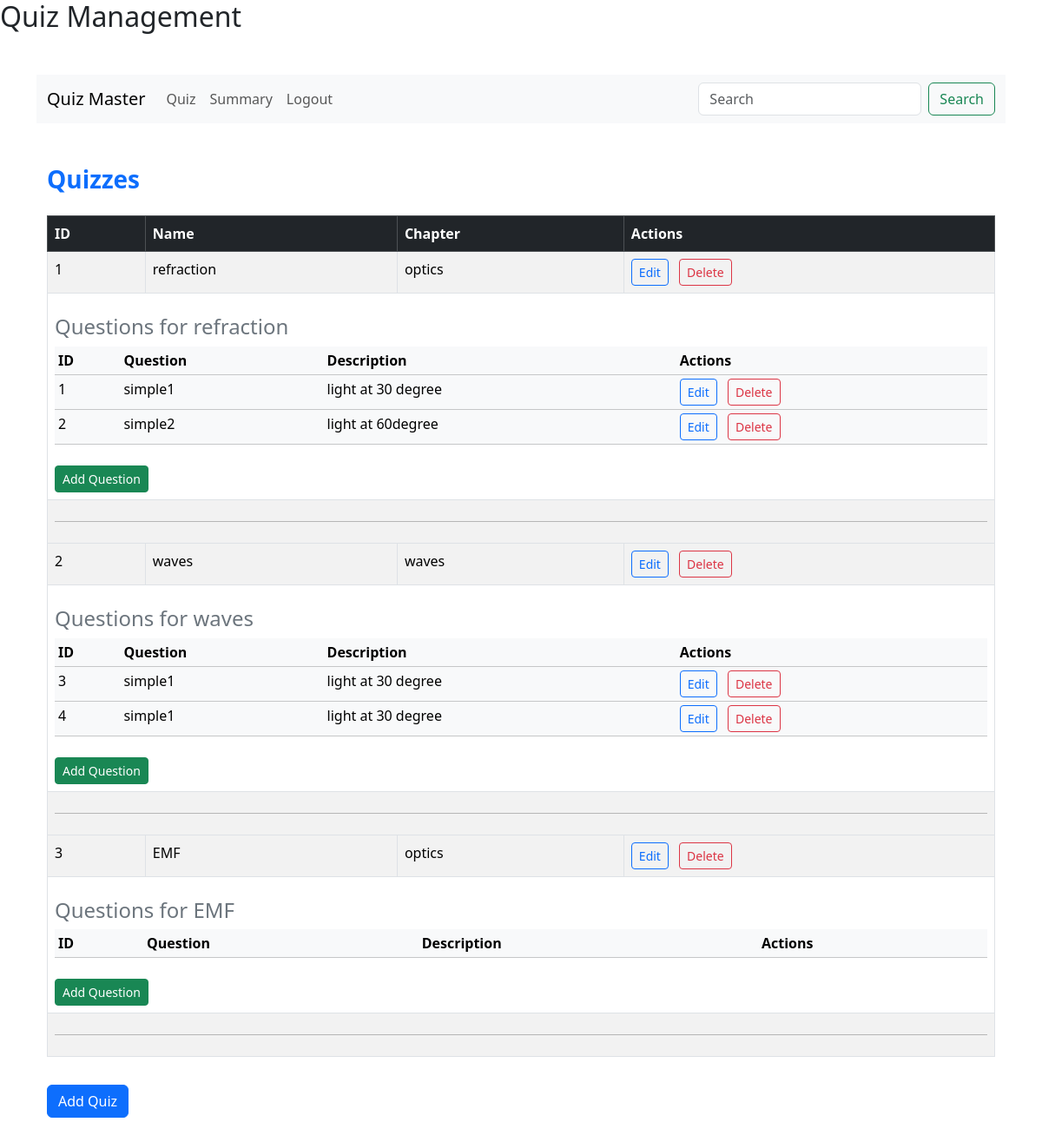
Screenshot of /dashboard/admin/quizmanagement with the database file from the repository.
### models/quiz.py (models this page shows, shortened)
class Quiz(db.Model):
    id = db.Column(db.Integer, primary_key=True)
    chapter_id = db.Column(db.Integer, db.ForeignKey('chapter.id'), nullable=False)
    quizdate = db.Column(db.Date)
    quizduration = db.Column(db.Time)
    quizname=db.Column(db.String(150), nullable=False,unique=True)
    questions = db.relationship('Question', backref='quiz', lazy=True)

### models/chapter.py (models this page shows)
class Chapter(db.Model):
    id = db.Column(db.Integer, primary_key=True)
    name = db.Column(db.String(150), nullable=False,unique=True)
    description = db.Column(db.Text)
    subject_id = db.Column(db.Integer, db.ForeignKey('subject.id'), nullable=False)
    quizzes = db.relationship('Quiz', backref='chapter', lazy=True)

### models/question.py (models this page shows)
class Question(db.Model):
    id = db.Column(db.Integer, primary_key=True)
    quizid = db.Column(db.Integer, db.ForeignKey('quiz.id'), nullable=False)
    questionstatement = db.Column(db.Text, nullable=False)
    questiontitle=db.Column(db.String(150), nullable=False)
    option1 = db.Column(db.String(200))
    option2 = db.Column(db.String(200))
    option3 = db.Column(db.String(200))
    option4 = db.Column(db.String(200))
    correctoption = db.Column(db.String(200))

### app.py (the view)
@app.route("/dashboard/admin/quizmanagement")
def quizmanagement():
    return render_template("quizmanagement.html", quizzes=Quiz.query.all())

### templates/quizmanagement.html (shortened to what this page needs)
{% extends "base.html" %}
{% block content %}
<nav class="navbar navbar-expand-lg navbar-light bg-light">
    <div class="container-fluid">
        <a class="navbar-brand" href="{{ url_for('path', role='admin',id=1) }}">Quiz Master</a>
        <div class="collapse navbar-collapse" id="navbarSupportedContent">
            <ul class="navbar-nav me-auto mb-2 mb-lg-0">
                <li class="nav-item">
                    <a class="nav-link" href="#">Quiz</a>
                </li>
                <li class="nav-item">
                    <a class="nav-link" href="#">Summary</a>
                </li>
                <li class="nav-item">
                    <a class="nav-link" href="#">Logout</a>
                </li>
            </ul>
            <form class="d-flex">
                <input class="form-control me-2" type="search" placeholder="Search" aria-label="Search">
                <button class="btn btn-outline-success" type="submit">Search</button>
            </form>
        </div>
    </div>
</nav>
<div class="container my-5">
    <h3 class="mt-5 mb-4 text-primary fw-bold">Quizzes</h3>
    <div class="table-responsive">
        <table class="table table-striped table-hover table-bordered">
            <thead class="table-dark">
                <tr>
                    <th scope="col">ID</th>
                    <th scope="col">Name</th>
                    <th scope="col">Chapter</th>
                    <th scope="col">Actions</th>
                </tr>
            </thead>
            {% for quiz in quizzes %}
            <tbody class="mb-4">
                <tr>
                    <td>{{ quiz.id }}</td>
                    <td>{{ quiz.quizname }}</td>
                    <td>{{ quiz.chapter.name }}</td>
                    <td>
                        <button type="button" onclick="location.href='{{ url_for('editquiz', id=quiz.id) }}'" class="btn btn-outline-primary btn-sm me-2">Edit</button>
                        <button type="button" onclick="location.href='{{ url_for('deletequiz', id=quiz.id) }}'" class="btn btn-outline-danger btn-sm">Delete</button>
                    </td>
                </tr>
                <tr>
                    <td colspan="4">
                        <h4 class="mt-3 text-secondary">Questions for {{ quiz.quizname }}</h4>
                        <div class="table-responsive">
                            <table class="table table-light table-sm">
                                <thead>
                                    <tr>
                                        <th scope="col">ID</th>
                                        <th scope="col">Question</th>
                                        <th scope="col">Description</th>
                                        <th scope="col">Actions</th>
                                    </tr>
                                </thead>
                                <tbody>
                                    {% for question in quiz.questions %}
                                    {% if question is not none %}
                                    <tr>
                                        <td>{{ question.id }}</td>
                                        <td>{{ question.questiontitle }}</td>
                                        <td>{{ question.questionstatement }}</td>
                                        <td>
                                            <button type="button" onclick="location.href='{{ url_for('editquestion', id=question.id) }}'" class="btn btn-outline-primary btn-sm me-2">Edit</button>
                                            <button type="button" onclick="location.href='{{ url_for('deletequestion', id=question.id) }}'" class="btn btn-outline-danger btn-sm">Delete</button>
                                        </td>
                                    </tr>
                                    {% endif %}
                                    {% endfor %}
                                </tbody>
                            </table>
                        </div>
                        <button type="button" onclick="location.href='{{ url_for('addquestion', quizid=quiz.id) }}'" class="btn btn-success btn-sm mt-2">Add Question</button>
                    </td>
                </tr>
                <tr>
                    <td colspan="4"><hr class="my-3"></td>
                </tr>
            </tbody>
            {% endfor %}
        </table>
    </div>
    <button type="button" onclick="location.href='{{ url_for('addquiz') }}'" class="btn btn-primary mt-3">Add Quiz</button>
</div>
{% endblock %}

### rows the page displays
Quiz: id "1", quizname "refraction", chapter.name "optics"
Question: id "1", questiontitle "simple1", questionstatement "light at 30 degree"
Question: id "2", questiontitle "simple2", questionstatement "light at 60degree"
Quiz: id "2", quizname "waves", chapter.name "waves"
Question: id "3", questiontitle "simple1", questionstatement "light at 30 degree"
Question: id "4", questiontitle "simple1", questionstatement "light at 30 degree"
Quiz: id "3", quizname "EMF", chapter.name "optics"
